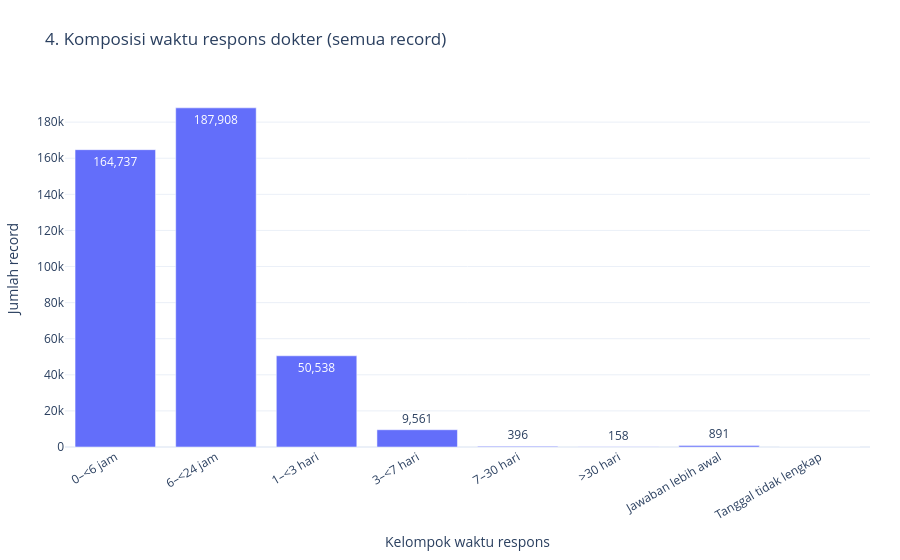

The notebook cell this image was saved under:
### Code cell
bucket_order = [
    '0–<6 jam', '6–<24 jam', '1–<3 hari', '3–<7 hari',
    '7–30 hari', '>30 hari', 'Jawaban lebih awal', 'Tanggal tidak lengkap',
]
buckets = metrics.group_by('response_bucket').agg(pl.len().alias('jumlah')).collect(engine='streaming')
bucket_map = dict(zip(buckets['response_bucket'].to_list(), buckets['jumlah'].to_list()))
counts_bucket = [int(bucket_map.get(v, 0)) for v in bucket_order]
assert sum(counts_bucket) == summary['jumlah_record'], 'Sebagian record gagal dikategorikan'
pl.DataFrame({'kelompok_jeda': bucket_order, 'jumlah_record': counts_bucket}).write_csv(
    PROCESSED / 'eda_response_buckets.csv'
)
fig4 = px.bar(
    x=bucket_order, y=counts_bucket,
    labels={'x': 'Kelompok waktu respons', 'y': 'Jumlah record'},
    title='4. Komposisi waktu respons dokter (semua record)',
    text_auto=',',
)
fig4.update_xaxes(categoryorder='array', categoryarray=bucket_order, tickangle=-30)
publish(fig4, '04_komposisi_respons.html')

### Figure 1 — Plotly figure (JSON) as saved in the notebook; plotly's stock layout.template omitted (floating-point values rounded to 4 significant figures)
{"data": [{"hovertemplate": "Kelompok waktu respons=%{x}<br>Jumlah record=%{y}<extra></extra>", "legendgroup": "", "marker": {"color": "#636efa", "pattern": {"shape": ""}}, "name": "", "orientation": "v", "showlegend": false, "textposition": "auto", "texttemplate": "%{y:,}", "type": "bar", "x": ["0–<6 jam", "6–<24 jam", "1–<3 hari", "3–<7 hari", "7–30 hari", ">30 hari", "Jawaban lebih awal", "Tanggal tidak lengkap"], "xaxis": "x", "y": [164737, 187908, 50538, 9561, 396, 158, 891, 0], "yaxis": "y"}], "layout": {"barmode": "relative", "hovermode": "closest", "legend": {"tracegroupgap": 0}, "margin": {"b": 65, "l": 60, "r": 30, "t": 90}, "title": {"text": "4. Komposisi waktu respons dokter (semua record)"}, "xaxis": {"anchor": "y", "categoryarray": ["0–<6 jam", "6–<24 jam", "1–<3 hari", "3–<7 hari", "7–30 hari", ">30 hari", "Jawaban lebih awal", "Tanggal tidak lengkap"], "categoryorder": "array", "domain": [0, 1], "tickangle": -30, "title": {"text": "Kelompok waktu respons"}}, "yaxis": {"anchor": "x", "domain": [0, 1], "title": {"text": "Jumlah record"}}}}
